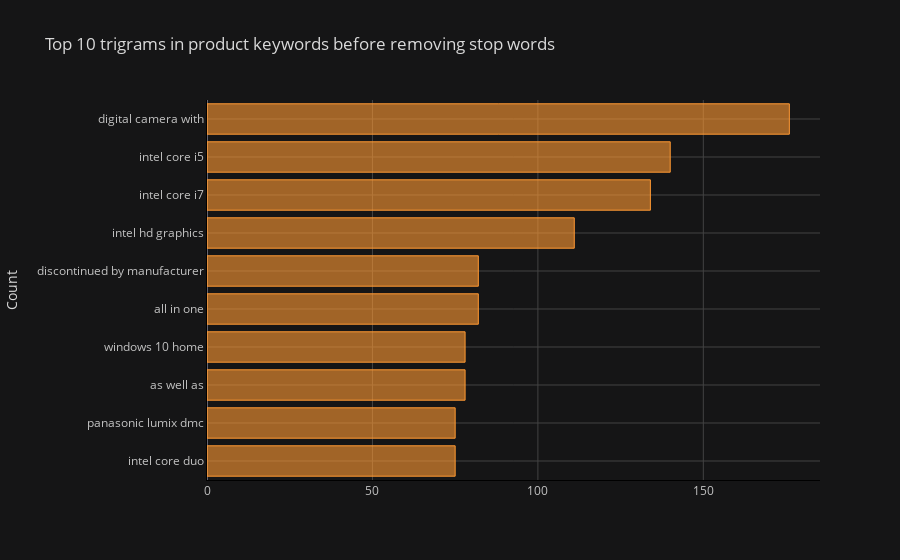

Notebook cell for this chart:
### Markdown cell above
Trigrams Frequency Distribution Before Removing Stop Words

### Code cell
common_words = get_top_n_words(df['keywords'], n=10, remove_stop_words=False, ngram_from=3, ngram_to=3)

df5 = pd.DataFrame(common_words, columns = ['keywords' , 'count'])

df5.groupby('keywords').sum()['count'].sort_values().iplot(
    kind='barh', yTitle='Count', linecolor='black', title='Top 10 trigrams in product keywords before removing stop words'
)

### Figure 1 — Plotly figure (JSON) as saved in the notebook; plotly's stock layout.template omitted (floating-point values rounded to 4 significant figures)
{"data": [{"marker": {"color": "rgba(255, 153, 51, 0.6)", "line": {"color": "rgba(255, 153, 51, 1.0)", "width": 1}}, "name": "count", "orientation": "h", "text": "", "type": "bar", "x": [75, 75, 78, 78, 82, 82, 111, 134, 140, 176], "y": ["intel core duo", "panasonic lumix dmc", "as well as", "windows 10 home", "all in one", "discontinued by manufacturer", "intel hd graphics", "intel core i7", "intel core i5", "digital camera with"]}], "layout": {"legend": {"bgcolor": "#151516", "font": {"color": "#D9D9D9"}}, "paper_bgcolor": "#151516", "plot_bgcolor": "#151516", "title": {"font": {"color": "#D9D9D9"}, "text": "Top 10 trigrams in product keywords before removing stop words"}, "xaxis": {"gridcolor": "#434343", "linecolor": "black", "showgrid": true, "tickfont": {"color": "#C2C2C2"}, "title": {"font": {"color": "#D9D9D9"}, "text": ""}, "zerolinecolor": "#666570"}, "yaxis": {"gridcolor": "#434343", "linecolor": "black", "showgrid": true, "tickfont": {"color": "#C2C2C2"}, "title": {"font": {"color": "#D9D9D9"}, "text": "Count"}, "zerolinecolor": "#666570"}}}
